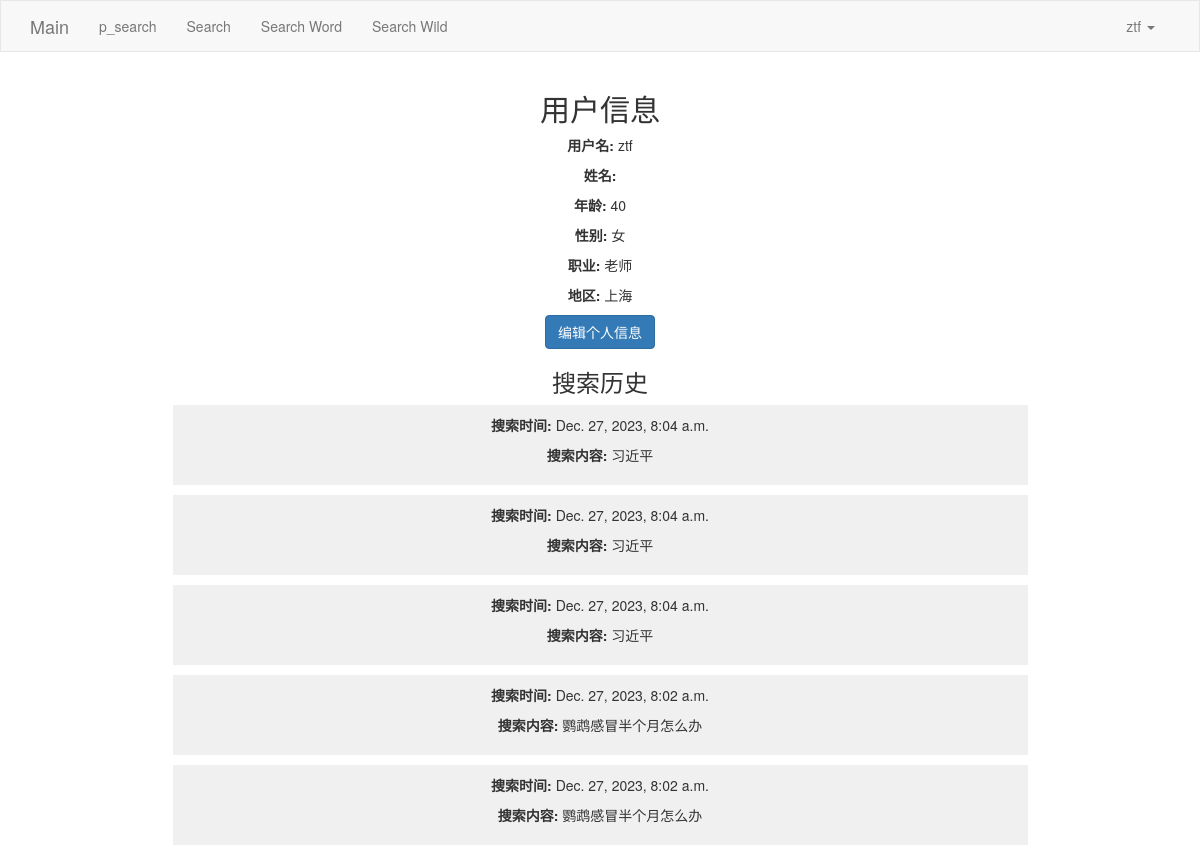
Page /user_information/ (signed in) on the earlier database version.
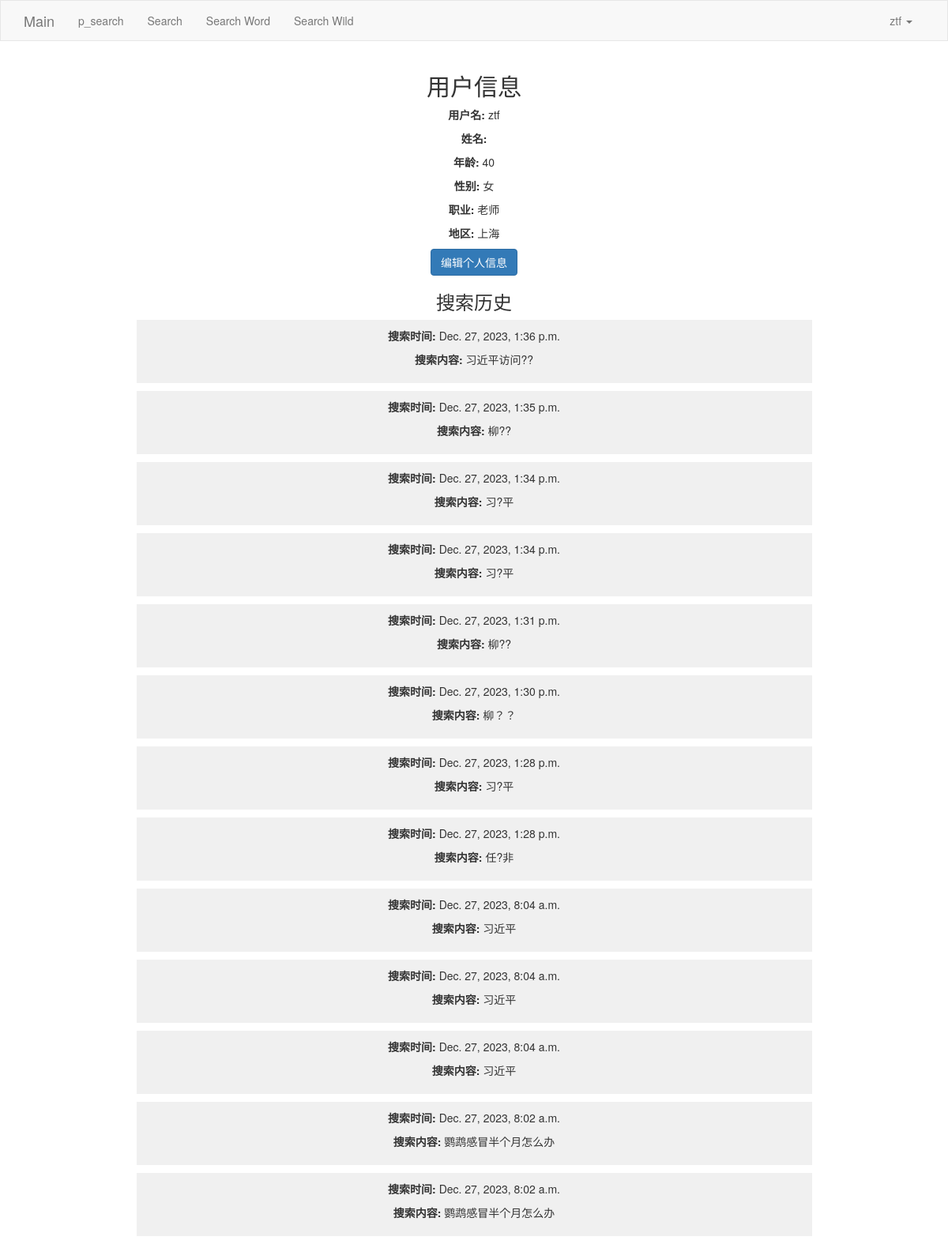
Same page on the later database version.
### App0/models.py (models this page shows, shortened)
class Users(AbstractBaseUser, PermissionsMixin):
    user_id = models.AutoField(primary_key=True)
    username = models.CharField(max_length=100, unique=True)
    password = models.CharField(max_length=100)
    firstname = models.CharField(max_length=100)
    lastname = models.CharField(max_length=100)
    is_active = models.BooleanField(default=True)  # 通常您会需要这个字段
    is_staff = models.BooleanField(default=False)  # 对于管理站点的访问
    last_login = models.DateTimeField(null=True, blank=True)  # 添加缺失的字段
    date_joined = models.DateTimeField(default=datetime.now)
    objects = CustomUserManager()
    USERNAME_FIELD = 'username'
    REQUIRED_FIELDS = []
    class Meta:
        db_table = 'users'
    def __str__(self):
        return self.username

class UserInfo(models.Model):
    user = models.OneToOneField(get_user_model(), on_delete=models.CASCADE)
    age = models.IntegerField(null=True, blank=True)
    gender = models.CharField(max_length=10, null=True, blank=True)
    occupation = models.CharField(max_length=100, null=True, blank=True)
    region = models.CharField(max_length=100, null=True, blank=True)
    class Meta:
        db_table = 'user_info'

class SearchHistory(models.Model):
    user = models.ForeignKey(get_user_model(), on_delete=models.CASCADE)
    query = models.CharField(max_length=255)
    timestamp = models.DateTimeField(auto_now_add=True)
    class Meta:
        db_table = 'search_history'

### App0/account.py (the view)
# urls.py: path('user_information/', account.user_information),
@login_required
def user_information(request):
    print(request)
    user_info = request.user
    print(user_info)
    search_history = SearchHistory.objects.filter(user_id=user_info.user_id).order_by('-timestamp')
    return render(request, 'user_information.html', {'user': user_info, 'search_history': search_history})

### App0/templates/user_information.html
{% extends 'layout.html' %}
{% block content %}
<div class="container" style="text-align: center;">
    <div class="user-info" style="margin-bottom: 20px;">
        <h2>用户信息</h2>
        <p><strong>用户名:</strong> {{ user.username }}</p>
        <p><strong>姓名:</strong> {{ user.first_name }} {{ user.last_name }}</p>
        <p><strong>年龄:</strong> {{ user.userinfo.age }}</p>
        <p><strong>性别:</strong> {{ user.userinfo.gender }}</p>
        <p><strong>职业:</strong> {{ user.userinfo.occupation }}</p>
        <p><strong>地区:</strong> {{ user.userinfo.region }}</p>
        <p><a href="/edit_info/" class="btn btn-primary">编辑个人信息</a></p>
    </div>
    <div class="search-history" style="width: 75%; margin: auto;">
        <h3>搜索历史</h3>
        {% if search_history %}
            <ul style="list-style: none; padding: 0;">
                {% for record in search_history %}
                    <li style="background-color: #f0f0f0; margin-bottom: 10px; padding: 10px;">
                        <p><strong>搜索时间:</strong> {{ record.timestamp }}</p>
                        <p><strong>搜索内容:</strong> {{ record.query }}</p>
                    </li>
                {% endfor %}
            </ul>
        {% else %}
            <p>暂无搜索历史记录。</p>
        {% endif %}
    </div>
</div>
{% endblock %}

### App0/templates/layout.html (shortened to what this page needs)
<!DOCTYPE html>
<html lang="en">
<head>
    <link rel="stylesheet" href="../static/plugins/bootstrap-3.4.1/css/bootstrap.css">
    <link rel="stylesheet" href="../static/plugins/font-awesome-4.7.0/css/font-awesome.css">
</head>
<body>
    <nav class="navbar navbar-default">
        <div class="container">
            <div class="navbar-header">
                <a class="navbar-brand" href="/Main/">Main</a>
            </div>
            <div class="collapse navbar-collapse" id="bs-example-navbar-collapse-1">
                <ul class="nav navbar-nav">
                    <li><a href="/p_search/">p_search</a></li>
                    <li><a href="/search/">Search</a></li>
                    <li><a href="/search_word/">Search Word</a></li>
                    <li><a href="/search_wildcard/">Search Wild</a></li>
                </ul>
                <ul class="nav navbar-nav navbar-right">
                    {% if user.is_authenticated %}
                        <li class="dropdown">
                            <a href="#" class="dropdown-toggle" data-toggle="dropdown" role="button" aria-haspopup="true" aria-expanded="false">
                                {{ user.username }} <span class="caret"></span>
                            </a>
                        </li>
                    {% else %}
                        <li><a href="/logup/">LogUp</a></li>
                        <li><a href="/login/">Login</a></li>
                    {% endif %}
                </ul>
            </div>
        </div>
    </nav>
    <div>
        {% block content %}{% endblock %}
    </div>
</body>
</html>

### App0/templates/layout.html (style rules this page uses)
.navbar { border-radius: 0; }

Differences in the rows shown:
added SearchHistory: timestamp "Dec. 27, 2023, 1:36 p.m.", query "习近平访问??"
added SearchHistory: timestamp "Dec. 27, 2023, 1:35 p.m.", query "柳??"
added SearchHistory: timestamp "Dec. 27, 2023, 1:34 p.m.", query "习?平"
added SearchHistory: timestamp "Dec. 27, 2023, 1:34 p.m.", query "习?平"
added SearchHistory: timestamp "Dec. 27, 2023, 1:31 p.m.", query "柳??"
added SearchHistory: timestamp "Dec. 27, 2023, 1:30 p.m.", query "柳？？"
added SearchHistory: timestamp "Dec. 27, 2023, 1:28 p.m.", query "习?平"
added SearchHistory: timestamp "Dec. 27, 2023, 1:28 p.m.", query "任?非"
